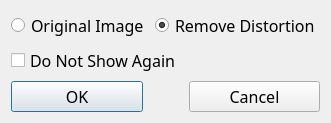
<?xml version="1.0" encoding="UTF-8"?>
<ui version="4.0">
 <class>SaveGuiClass</class>
 <widget class="QDialog" name="SaveGuiClass">
  <property name="geometry">
   <rect>
    <x>0</x>
    <y>0</y>
    <width>331</width>
    <height>104</height>
   </rect>
  </property>
  <property name="font">
   <font>
    <family>新宋体</family>
    <pointsize>12</pointsize>
   </font>
  </property>
  <property name="windowTitle">
   <string>Configuration Save Data Format</string>
  </property>
  <layout class="QVBoxLayout" name="verticalLayout">
   <item>
    <layout class="QHBoxLayout" name="horizontalLayout">
     <item>
      <widget class="QRadioButton" name="radioButton_orgin">
       <property name="text">
        <string>Original Image</string>
       </property>
      </widget>
     </item>
     <item>
      <widget class="QRadioButton" name="radioButton_undistort">
       <property name="text">
        <string>Remove Distortion</string>
       </property>
       <property name="checked">
        <bool>true</bool>
       </property>
      </widget>
     </item>
    </layout>
   </item>
   <item>
    <widget class="QCheckBox" name="checkBox_show">
     <property name="text">
      <string>Do Not Show Again</string>
     </property>
    </widget>
   </item>
   <item>
    <layout class="QHBoxLayout" name="horizontalLayout_2" stretch="1,0,1">
     <item>
      <widget class="QPushButton" name="pushButton_ok">
       <property name="text">
        <string>OK</string>
       </property>
      </widget>
     </item>
     <item>
      <spacer name="horizontalSpacer">
       <property name="orientation">
        <enum>Qt::Horizontal</enum>
       </property>
       <property name="sizeHint" stdset="0">
        <size>
         <width>40</width>
         <height>20</height>
        </size>
       </property>
      </spacer>
     </item>
     <item>
      <widget class="QPushButton" name="pushButton_cancel">
       <property name="text">
        <string>Cancel</string>
       </property>
      </widget>
     </item>
    </layout>
   </item>
  </layout>
 </widget>
 <layoutdefault spacing="6" margin="11"/>
 <resources/>
 <connections/>
</ui>
